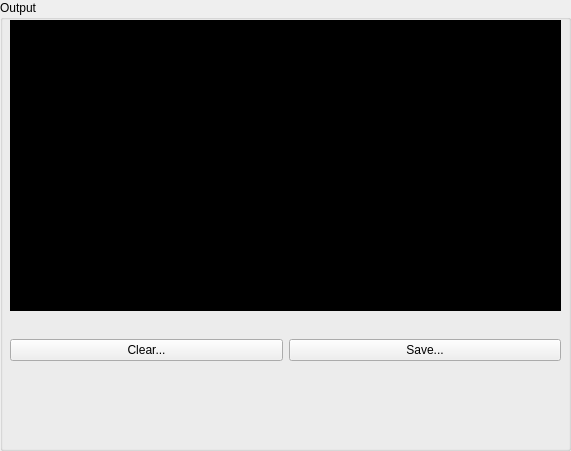
   <widget class="QGroupBox" name="groupBox">
    <property name="geometry">
     <rect>
      <x>10</x>
      <y>300</y>
      <width>571</width>
      <height>451</height>
     </rect>
    </property>
    <property name="sizePolicy">
     <sizepolicy hsizetype="Maximum" vsizetype="Preferred">
      <horstretch>0</horstretch>
      <verstretch>0</verstretch>
     </sizepolicy>
    </property>
    <property name="title">
     <string>Output</string>
    </property>
    <widget class="QTextEdit" name="logConsole">
     <property name="geometry">
      <rect>
       <x>10</x>
       <y>20</y>
       <width>551</width>
       <height>291</height>
      </rect>
     </property>
     <property name="palette">
      <palette>
       <active>
        <colorrole role="WindowText">
         <brush brushstyle="SolidPattern">
          <color alpha="255">
           <red>255</red>
           <green>255</green>
           <blue>255</blue>
          </color>
         </brush>
        </colorrole>
        <colorrole role="Button">
         <brush brushstyle="SolidPattern">
          <color alpha="255">
           <red>0</red>
           <green>0</green>
           <blue>0</blue>
          </color>
         </brush>
        </colorrole>
        <colorrole role="Light">
         <brush brushstyle="SolidPattern">
          <color alpha="255">
           <red>0</red>
           <green>0</green>
           <blue>0</blue>
          </color>
         </brush>
        </colorrole>
        <colorrole role="Midlight">
         <brush brushstyle="SolidPattern">
          <color alpha="255">
           <red>0</red>
           <green>0</green>
           <blue>0</blue>
          </color>
         </brush>
        </colorrole>
        <colorrole role="Dark">
         <brush brushstyle="SolidPattern">
          <color alpha="255">
           <red>0</red>
           <green>0</green>
           <blue>0</blue>
          </color>
         </brush>
        </colorrole>
        <colorrole role="Mid">
         <brush brushstyle="SolidPattern">
          <color alpha="255">
           <red>0</red>
           <green>0</green>
           <blue>0</blue>
          </color>
         </brush>
        </colorrole>
        <colorrole role="Text">
         <brush brushstyle="SolidPattern">
          <color alpha="255">
           <red>255</red>
           <green>255</green>
           <blue>255</blue>
          </color>
         </brush>
        </colorrole>
        <colorrole role="BrightText">
         <brush brushstyle="SolidPattern">
          <color alpha="255">
           <red>255</red>
           <green>255</green>
           <blue>255</blue>
          </color>
         </brush>
        </colorrole>
        <colorrole role="ButtonText">
         <brush brushstyle="SolidPattern">
          <color alpha="255">
           <red>255</red>
           <green>255</green>
           <blue>255</blue>
          </color>
         </brush>
        </colorrole>
        <colorrole role="Base">
         <brush brushstyle="SolidPattern">
          <color alpha="255">
           <red>0</red>
           <green>0</green>
           <blue>0</blue>
          </color>
         </brush>
        </colorrole>
        <colorrole role="Window">
         <brush brushstyle="SolidPattern">
          <color alpha="255">
           <red>0</red>
           <green>0</green>
           <blue>0</blue>
          </color>
         </brush>
        </colorrole>
        <colorrole role="Shadow">
         <brush brushstyle="SolidPattern">
          <color alpha="255">
           <red>0</red>
           <green>0</green>
           <blue>0</blue>
          </color>
         </brush>
        </colorrole>
        <colorrole role="AlternateBase">
         <brush brushstyle="SolidPattern">
          <color alpha="255">
           <red>0</red>
           <green>0</green>
           <blue>0</blue>
          </color>
         </brush>
        </colorrole>
        <colorrole role="ToolTipBase">
         <brush brushstyle="SolidPattern">
          <color alpha="255">
           <red>255</red>
           <green>255</green>
           <blue>220</blue>
          </color>
         </brush>
        </colorrole>
        <colorrole role="ToolTipText">
         <brush brushstyle="SolidPattern">
          <color alpha="255">
           <red>0</red>
           <green>0</green>
           <blue>0</blue>
          </color>
         </brush>
        </colorrole>
       </active>
       <inactive>
        <colorrole role="WindowText">
         <brush brushstyle="SolidPattern">
          <color alpha="255">
           <red>255</red>
           <green>255</green>
           <blue>255</blue>
          </color>
         </brush>
        </colorrole>
        <colorrole role="Button">
         <brush brushstyle="SolidPattern">
          <color alpha="255">
           <red>0</red>
           <green>0</green>
           <blue>0</blue>
          </color>
         </brush>
        </colorrole>
        <colorrole role="Light">
         <brush brushstyle="SolidPattern">
          <color alpha="255">
           <red>0</red>
           <green>0</green>
           <blue>0</blue>
          </color>
         </brush>
        </colorrole>
        <colorrole role="Midlight">
         <brush brushstyle="SolidPattern">
          <color alpha="255">
           <red>0</red>
           <green>0</green>
           <blue>0</blue>
          </color>
         </brush>
        </colorrole>
        <colorrole role="Dark">
         <brush brushstyle="SolidPattern">
          <color alpha="255">
           <red>0</red>
           <green>0</green>
           <blue>0</blue>
          </color>
         </brush>
        </colorrole>
        <colorrole role="Mid">
         <brush brushstyle="SolidPattern">
          <color alpha="255">
           <red>0</red>
           <green>0</green>
           <blue>0</blue>
          </color>
         </brush>
        </colorrole>
        <colorrole role="Text">
         <brush brushstyle="SolidPattern">
          <color alpha="255">
           <red>255</red>
           <green>255</green>
           <blue>255</blue>
          </color>
         </brush>
        </colorrole>
        <colorrole role="BrightText">
         <brush brushstyle="SolidPattern">
          <color alpha="255">
           <red>255</red>
           <green>255</green>
           <blue>255</blue>
          </color>
         </brush>
        </colorrole>
        <colorrole role="ButtonText">
         <brush brushstyle="SolidPattern">
          <color alpha="255">
           <red>255</red>
           <green>255</green>
           <blue>255</blue>
          </color>
         </brush>
        </colorrole>
        <colorrole role="Base">
         <brush brushstyle="SolidPattern">
          <color alpha="255">
           <red>0</red>
           <green>0</green>
           <blue>0</blue>
          </color>
         </brush>
        </colorrole>
        <colorrole role="Window">
         <brush brushstyle="SolidPattern">
          <color alpha="255">
           <red>0</red>
           <green>0</green>
           <blue>0</blue>
          </color>
         </brush>
        </colorrole>
        <colorrole role="Shadow">
         <brush brushstyle="SolidPattern">
          <color alpha="255">
           <red>0</red>
           <green>0</green>
           <blue>0</blue>
          </color>
         </brush>
        </colorrole>
        <colorrole role="AlternateBase">
         <brush brushstyle="SolidPattern">
          <color alpha="255">
           <red>0</red>
           <green>0</green>
           <blue>0</blue>
          </color>
         </brush>
        </colorrole>
        <colorrole role="ToolTipBase">
         <brush brushstyle="SolidPattern">
          <color alpha="255">
           <red>255</red>
           <green>255</green>
           <blue>220</blue>
          </color>
         </brush>
        </colorrole>
        <colorrole role="ToolTipText">
         <brush brushstyle="SolidPattern">
          <color alpha="255">
           <red>0</red>
           <green>0</green>
           <blue>0</blue>
          </color>
         </brush>
        </colorrole>
       </inactive>
       <disabled>
        <colorrole role="WindowText">
         <brush brushstyle="SolidPattern">
          <color alpha="255">
           <red>0</red>
           <green>0</green>
           <blue>0</blue>
          </color>
         </brush>
        </colorrole>
        <colorrole role="Button">
         <brush brushstyle="SolidPattern">
          <color alpha="255">
           <red>0</red>
           <green>0</green>
           <blue>0</blue>
          </color>
         </brush>
        </colorrole>
        <colorrole role="Light">
         <brush brushstyle="SolidPattern">
          <color alpha="255">
           <red>0</red>
           <green>0</green>
           <blue>0</blue>
          </color>
         </brush>
        </colorrole>
        <colorrole role="Midlight">
         <brush brushstyle="SolidPattern">
          <color alpha="255">
           <red>0</red>
           <green>0</green>
           <blue>0</blue>
          </color>
         </brush>
        </colorrole>
        <colorrole role="Dark">
         <brush brushstyle="SolidPattern">
          <color alpha="255">
           <red>0</red>
           <green>0</green>
           <blue>0</blue>
          </color>
         </brush>
        </colorrole>
        <colorrole role="Mid">
         <brush brushstyle="SolidPattern">
          <color alpha="255">
           <red>0</red>
           <green>0</green>
           <blue>0</blue>
          </color>
         </brush>
        </colorrole>
        <colorrole role="Text">
         <brush brushstyle="SolidPattern">
          <color alpha="255">
           <red>0</red>
           <green>0</green>
           <blue>0</blue>
          </color>
         </brush>
        </colorrole>
        <colorrole role="BrightText">
         <brush brushstyle="SolidPattern">
          <color alpha="255">
           <red>255</red>
           <green>255</green>
           <blue>255</blue>
          </color>
         </brush>
        </colorrole>
        <colorrole role="ButtonText">
         <brush brushstyle="SolidPattern">
          <color alpha="255">
           <red>0</red>
           <green>0</green>
           <blue>0</blue>
          </color>
         </brush>
        </colorrole>
        <colorrole role="Base">
         <brush brushstyle="SolidPattern">
          <color alpha="255">
           <red>0</red>
           <green>0</green>
           <blue>0</blue>
          </color>
         </brush>
        </colorrole>
        <colorrole role="Window">
         <brush brushstyle="SolidPattern">
          <color alpha="255">
           <red>0</red>
           <green>0</green>
           <blue>0</blue>
          </color>
         </brush>
        </colorrole>
        <colorrole role="Shadow">
         <brush brushstyle="SolidPattern">
          <color alpha="255">
           <red>0</red>
           <green>0</green>
           <blue>0</blue>
          </color>
         </brush>
        </colorrole>
        <colorrole role="AlternateBase">
         <brush brushstyle="SolidPattern">
          <color alpha="255">
           <red>0</red>
           <green>0</green>
           <blue>0</blue>
          </color>
         </brush>
        </colorrole>
        <colorrole role="ToolTipBase">
         <brush brushstyle="SolidPattern">
          <color alpha="255">
           <red>255</red>
           <green>255</green>
           <blue>220</blue>
          </color>
         </brush>
        </colorrole>
        <colorrole role="ToolTipText">
         <brush brushstyle="SolidPattern">
          <color alpha="255">
           <red>0</red>
           <green>0</green>
           <blue>0</blue>
          </color>
         </brush>
        </colorrole>
       </disabled>
      </palette>
     </property>
     <property name="tabChangesFocus">
      <bool>false</bool>
     </property>
     <property name="readOnly">
      <bool>true</bool>
     </property>
     <property name="textInteractionFlags">
      <set>Qt::NoTextInteraction</set>
     </property>
    </widget>
    <widget class="QWidget" name="horizontalLayoutWidget">
     <property name="geometry">
      <rect>
       <x>10</x>
       <y>310</y>
       <width>551</width>
       <height>81</height>
      </rect>
     </property>
     <layout class="QHBoxLayout" name="horizontalLayout">
      <item>
       <widget class="QPushButton" name="clearLogAction">
        <property name="text">
         <string>Clear...</string>
        </property>
       </widget>
      </item>
      <item>
       <widget class="QPushButton" name="saveLogAction">
        <property name="text">
         <string>Save...</string>
        </property>
       </widget>
      </item>
     </layout>
    </widget>
   </widget>
